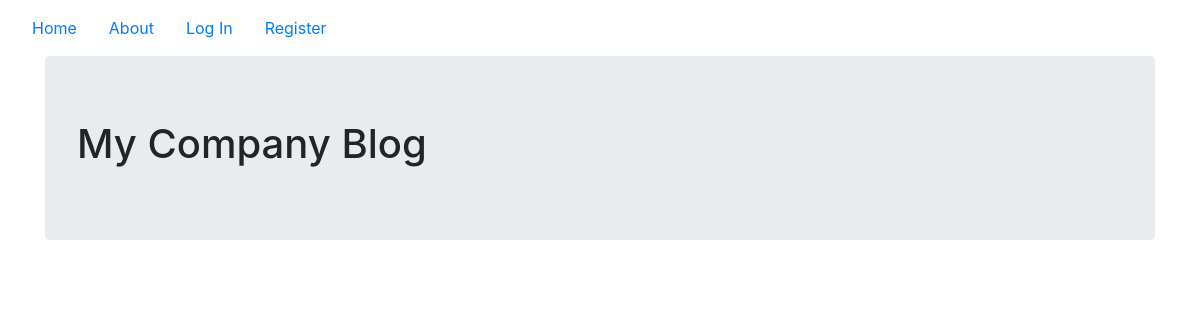
Before: / with the older database file.
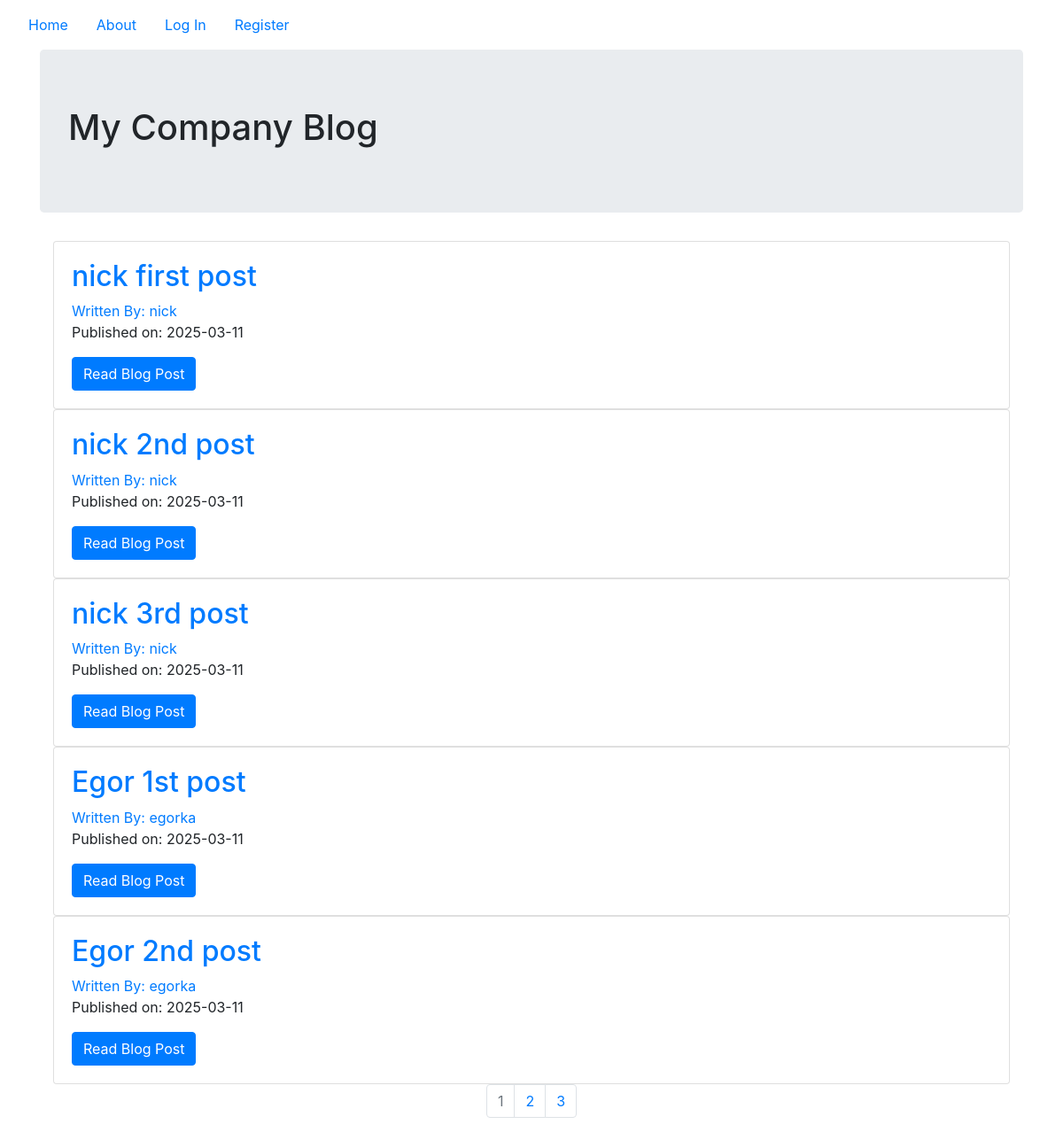
After: the same page with the newer database file.
### mycompanyblog/models.py (models this page shows, shortened)
class BlogPost(db.Model):
    id = db.Column(db.Integer, primary_key = True)
    user_id = db.Column(db.Integer, db.ForeignKey('users.id'), nullable = False)
    date = db.Column(db.DateTime, nullable=False, default = datetime.now())
    title = db.Column(db.String(140), nullable = False)
    text = db.Column(db.Text, nullable = False)

class User(db.Model, UserMixin):
    __tablename__ = 'users'
    id = db.Column(db.Integer, primary_key = True)
    profile_image = db.Column(db.String(64), nullable = False, default = 'default_profile.png')
    email = db.Column(db.String(64), unique = True, index = True)
    username = db.Column(db.String(64),unique=True,index = True)
    password_hash = db.Column(db.String(128))
    posts = db.relationship('BlogPost', backref = 'author', lazy = True)

### mycompanyblog/core/views.py (the view)
@core.route('/')
def index():
    page = request.args.get('page',1,type=int)
    blog_posts = BlogPost.query.order_by(BlogPost.date.desc()).paginate(page=page,per_page=5)
    return render_template('index.html', blog_posts=blog_posts)

### mycompanyblog/templates/index.html
{%extends 'base.html'%} {%block content%}
<div class="jumbotron">
  <h1>My Company Blog</h1>
</div>
<div class="container">
  {%for post in blog_posts.items%}
  <div class="card">
    <div class="card-body">
      <h2>
        <a
          class="card-title"
          href="{{url_for('blog_posts.blog_post',blog_post_id=post.id)}}"
          >{{post.title}}</a
        >
      </h2>
      <a href="{{url_for('users.user_post', username = post.author.username)}}"
        >Written By: {{post.author.username}}</a
      >
      <p>Published on: {{post.date.strftime('%Y-%m-%d')}}</p>
      <a
        class="btn btn-primary"
        href="{{url_for('blog_posts.blog_post',blog_post_id = post.id)}}"
        >Read Blog Post</a
      >
    </div>
  </div>
  {%endfor%}
</div>
<nav aria-label="Page navigation example">
  <ul class="pagination justify-content-center">
    {%for page_num in
    blog_posts.iter_pages(left_edge=1,right_edge=1,left_current=1,
    right_current=2)%} {%if blog_posts.page == page_num%}
    <li class="page-item disabled">
      <a class="page-link" href="{{url_for('core.index',page = page_num)}}"
        >{{page_num}}</a
      >
    </li>
    {%else%}
    <li class="page-item">
      <a class="page-link" href="{{url_for('core.index',page = page_num)}}"
        >{{page_num}}</a
      >
    </li>
    {%endif%}{%endfor%}
  </ul>
</nav>
{%endblock%}

### mycompanyblog/templates/base.html (shortened to what this page needs)
<!DOCTYPE html>
<html lang="en">
  <head>
    <link
      rel="stylesheet"
      href="https://cdn.jsdelivr.net/npm/bootstrap@4.0.0/dist/css/bootstrap.min.css"
    />
  </head>
  <body>
    <nav class="navbar navbar-light">
      <ul class="nav">
        <li class="nav-item">
          <a class="nav-link" href="{{url_for('core.index')}}">Home</a>
        </li>
        <li class="nav-item">
          <a class="nav-link" href="{{url_for('core.info')}}">About</a>
        </li>
        {%if current_user.is_authenticated %}
        <li class="nav-item">
          <a class="nav-link" href="{{url_for('users.logout')}}">Log Out</a>
        </li>
        <li class="nav-item">
          <a class="nav-link" href="{{url_for('users.account')}}">Account</a>
        </li>
        <li class="nav-item">
          <a class="nav-link" href="{{url_for('blog_posts.create_post')}}"
            >Create Post</a
          >
        </li>
        {%else%}
        <li class="nav-item">
          <a class="nav-link" href="{{url_for('users.login')}}">Log In</a>
        </li>
        <li class="nav-item">
          <a class="nav-link" href="{{url_for('users.register')}}">Register</a>
        </li>
        {%endif%}
      </ul>
    </nav>
    <div class="container">{%block content%} {%endblock%}</div>
  </body>
</html>

Changed rows visible on the page:
added BlogPost: title "nick first post", author.username "nick", date "2025-03-11"
added BlogPost: title "nick 2nd post", author.username "nick", date "2025-03-11"
added BlogPost: title "nick 3rd post", author.username "nick", date "2025-03-11"
added BlogPost: title "Egor 1st post", author.username "egorka", date "2025-03-11"
added BlogPost: title "Egor 2nd post", author.username "egorka", date "2025-03-11"
Other visible differences:
new list line: "1"
new list line: "2"
new list line: "3"
